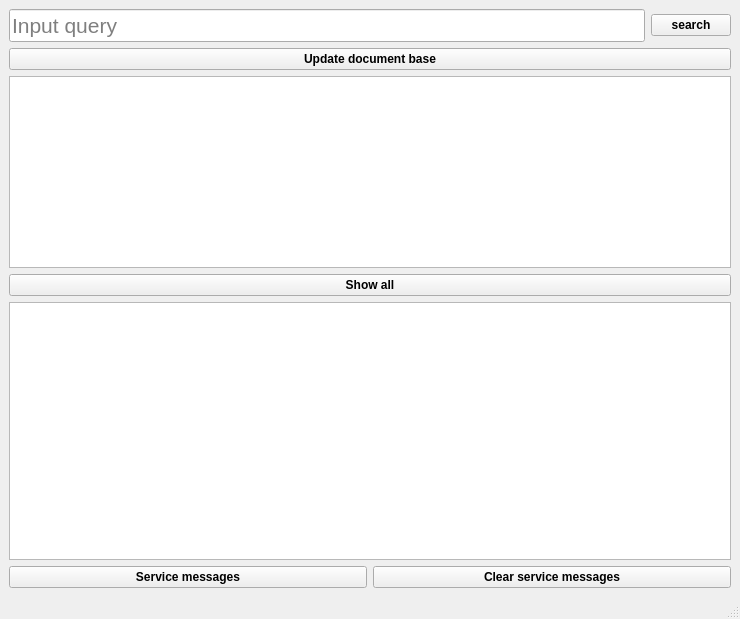
<?xml version="1.0" encoding="UTF-8"?>
<ui version="4.0">
 <class>MainWindow</class>
 <widget class="QMainWindow" name="MainWindow">
  <property name="geometry">
   <rect>
    <x>0</x>
    <y>0</y>
    <width>740</width>
    <height>619</height>
   </rect>
  </property>
  <property name="windowTitle">
   <string>Search</string>
  </property>
  <widget class="QWidget" name="centralwidget">
   <layout class="QGridLayout" name="gridLayout">
    <item row="2" column="0">
     <layout class="QVBoxLayout" name="verticalLayout">
      <item>
       <layout class="QHBoxLayout" name="horizontalLayout">
        <item>
         <widget class="QLineEdit" name="queryLine">
          <property name="font">
           <font>
            <pointsize>16</pointsize>
           </font>
          </property>
          <property name="placeholderText">
           <string>Input query</string>
          </property>
         </widget>
        </item>
        <item>
         <widget class="QPushButton" name="search_btn">
          <property name="font">
           <font>
            <bold>true</bold>
           </font>
          </property>
          <property name="text">
           <string>search</string>
          </property>
         </widget>
        </item>
       </layout>
      </item>
      <item>
       <layout class="QHBoxLayout" name="horizontalLayout_2">
        <item>
         <widget class="QPushButton" name="UDB_btn">
          <property name="font">
           <font>
            <bold>true</bold>
           </font>
          </property>
          <property name="text">
           <string>Update document base</string>
          </property>
         </widget>
        </item>
       </layout>
      </item>
      <item>
       <layout class="QVBoxLayout" name="verticalLayout_2">
        <item>
         <widget class="QListWidget" name="resultList"/>
        </item>
        <item>
         <widget class="QPushButton" name="show_more_btn">
          <property name="font">
           <font>
            <bold>true</bold>
           </font>
          </property>
          <property name="text">
           <string>Show all</string>
          </property>
         </widget>
        </item>
       </layout>
      </item>
     </layout>
    </item>
    <item row="3" column="0">
     <widget class="QTextBrowser" name="servMessages">
      <property name="sizePolicy">
       <sizepolicy hsizetype="Expanding" vsizetype="Expanding">
        <horstretch>0</horstretch>
        <verstretch>0</verstretch>
       </sizepolicy>
      </property>
      <property name="markdown">
       <string/>
      </property>
      <property name="html">
       <string>&lt;!DOCTYPE HTML PUBLIC &quot;-//W3C//DTD HTML 4.0//EN&quot; &quot;http://www.w3.org/TR/REC-html40/strict.dtd&quot;&gt;
&lt;html&gt;&lt;head&gt;&lt;meta name=&quot;qrichtext&quot; content=&quot;1&quot; /&gt;&lt;meta charset=&quot;utf-8&quot; /&gt;&lt;style type=&quot;text/css&quot;&gt;
p, li { white-space: pre-wrap; }
&lt;/style&gt;&lt;/head&gt;&lt;body style=&quot; font-family:'Segoe UI'; font-size:9pt; font-weight:400; font-style:normal;&quot;&gt;
&lt;p style=&quot;-qt-paragraph-type:empty; margin-top:0px; margin-bottom:0px; margin-left:0px; margin-right:0px; -qt-block-indent:0; text-indent:0px;&quot;&gt;&lt;br /&gt;&lt;/p&gt;&lt;/body&gt;&lt;/html&gt;</string>
      </property>
     </widget>
    </item>
    <item row="4" column="0">
     <layout class="QHBoxLayout" name="servMesagesButtons">
      <item>
       <widget class="QPushButton" name="servMess_btn">
        <property name="sizePolicy">
         <sizepolicy hsizetype="Minimum" vsizetype="Minimum">
          <horstretch>0</horstretch>
          <verstretch>0</verstretch>
         </sizepolicy>
        </property>
        <property name="font">
         <font>
          <bold>true</bold>
         </font>
        </property>
        <property name="text">
         <string>Service messages</string>
        </property>
        <property name="flat">
         <bool>false</bool>
        </property>
       </widget>
      </item>
      <item>
       <widget class="QPushButton" name="servMessagesClear_btn">
        <property name="font">
         <font>
          <bold>true</bold>
         </font>
        </property>
        <property name="text">
         <string>Clear service messages</string>
        </property>
       </widget>
      </item>
     </layout>
    </item>
   </layout>
  </widget>
  <widget class="QMenuBar" name="menubar">
   <property name="geometry">
    <rect>
     <x>0</x>
     <y>0</y>
     <width>740</width>
     <height>25</height>
    </rect>
   </property>
  </widget>
  <widget class="QStatusBar" name="statusbar"/>
 </widget>
 <resources/>
 <connections>
  <connection>
   <sender>servMess_btn</sender>
   <signal>clicked()</signal>
   <receiver>MainWindow</receiver>
   <slot>sm_hideShow()</slot>
   <hints>
    <hint type="sourcelabel">
     <x>366</x>
     <y>557</y>
    </hint>
    <hint type="destinationlabel">
     <x>730</x>
     <y>410</y>
    </hint>
   </hints>
  </connection>
  <connection>
   <sender>servMessagesClear_btn</sender>
   <signal>clicked()</signal>
   <receiver>MainWindow</receiver>
   <slot>sm_clear()</slot>
   <hints>
    <hint type="sourcelabel">
     <x>562</x>
     <y>561</y>
    </hint>
    <hint type="destinationlabel">
     <x>734</x>
     <y>548</y>
    </hint>
   </hints>
  </connection>
  <connection>
   <sender>UDB_btn</sender>
   <signal>clicked()</signal>
   <receiver>MainWindow</receiver>
   <slot>updateDocBase()</slot>
   <hints>
    <hint type="sourcelabel">
     <x>219</x>
     <y>165</y>
    </hint>
    <hint type="destinationlabel">
     <x>396</x>
     <y>71</y>
    </hint>
   </hints>
  </connection>
  <connection>
   <sender>show_more_btn</sender>
   <signal>clicked()</signal>
   <receiver>MainWindow</receiver>
   <slot>showMore()</slot>
   <hints>
    <hint type="sourcelabel">
     <x>332</x>
     <y>366</y>
    </hint>
    <hint type="destinationlabel">
     <x>236</x>
     <y>568</y>
    </hint>
   </hints>
  </connection>
  <connection>
   <sender>search_btn</sender>
   <signal>clicked()</signal>
   <receiver>MainWindow</receiver>
   <slot>find()</slot>
   <hints>
    <hint type="sourcelabel">
     <x>713</x>
     <y>119</y>
    </hint>
    <hint type="destinationlabel">
     <x>692</x>
     <y>64</y>
    </hint>
   </hints>
  </connection>
 </connections>
 <slots>
  <slot>find()</slot>
  <slot>updateDocBase()</slot>
  <slot>showMore()</slot>
  <slot>sm_hideShow()</slot>
  <slot>sm_clear()</slot>
 </slots>
</ui>
